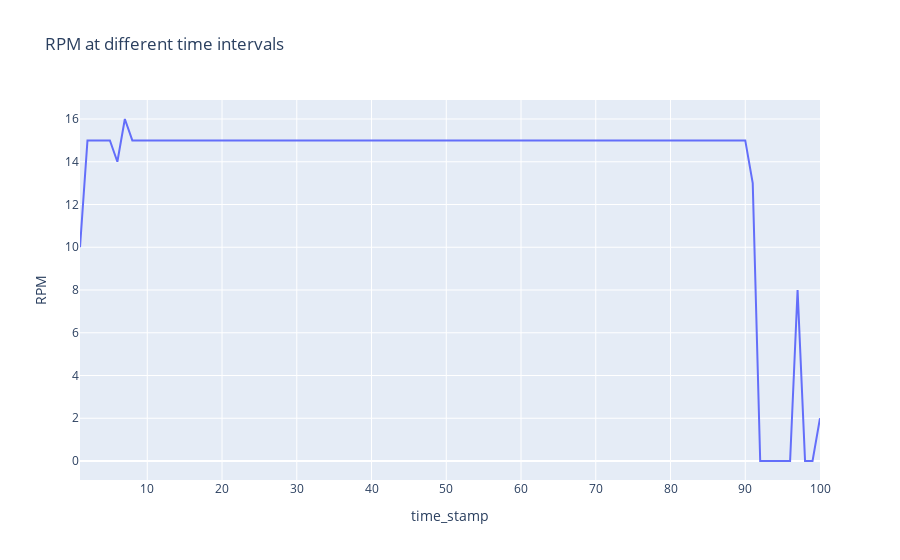

Here is the notebook cell this chart was saved with:
### Code cell
fig = px.line(df_time_rpm[:100], x="time_stamp", y="RPM", title='RPM at different time intervals')
fig.show()

### Figure 1 — Plotly figure (JSON) as saved in the notebook; plotly's stock layout.template omitted (floating-point values rounded to 4 significant figures)
{"data": [{"hovertemplate": "time_stamp=%{x}<br>RPM=%{y}<extra></extra>", "legendgroup": "", "line": {"color": "#636efa", "dash": "solid"}, "marker": {"symbol": "circle"}, "mode": "lines", "name": "", "orientation": "v", "showlegend": false, "type": "scatter", "x": [1, 2, 3, 4, 5, 6, 7, 8, 9, 10, 11, 12, 13, 14, 15, 16, 17, 18, 19, 20, 21, 22, 23, 24, 25, 26, 27, 28, 29, 30, 31, 32, 33, 34, 35, 36, 37, 38, 39, 40, 41, 42, 43, 44, 45, 46, 47, 48, 49, 50, 51, 52, 53, 54, 55, 56, 57, 58, 59, 60, 61, 62, 63, 64, 65, 66, 67, 68, 69, 70, 71, 72, 73, 74, 75, 76, 77, 78, 79, 80, 81, 82, 83, 84, 85, 86, 87, 88, 89, 90, 91, 92, 93, 94, 95, 96, 97, 98, 99, 100], "xaxis": "x", "y": [10, 15, 15, 15, 15, 14, 16, 15, 15, 15, 15, 15, 15, 15, 15, 15, 15, 15, 15, 15, 15, 15, 15, 15, 15, 15, 15, 15, 15, 15, 15, 15, 15, 15, 15, 15, 15, 15, 15, 15, 15, 15, 15, 15, 15, 15, 15, 15, 15, 15, 15, 15, 15, 15, 15, 15, 15, 15, 15, 15, 15, 15, 15, 15, 15, 15, 15, 15, 15, 15, 15, 15, 15, 15, 15, 15, 15, 15, 15, 15, 15, 15, 15, 15, 15, 15, 15, 15, 15, 15, 13, 0, 0, 0, 0, 0, 8, 0, 0, 2], "yaxis": "y"}], "layout": {"legend": {"tracegroupgap": 0}, "title": {"text": "RPM at different time intervals"}, "xaxis": {"anchor": "y", "domain": [0, 1], "title": {"text": "time_stamp"}}, "yaxis": {"anchor": "x", "domain": [0, 1], "title": {"text": "RPM"}}}}
